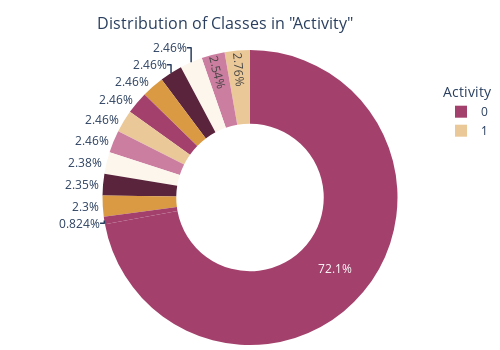

Write notebook code for a chart like this one.
### Code cell
import plotly.express as px

# Compute the count of each class in the 'target' column
counts = data['Activity'].value_counts()

# Define colors for the pie chart sections
colors = ['#a3416c', '#ebc898']

# Construct a pie chart with plotly
# 'names' are the class labels, and 'values' are the counts for each class
fig = px.pie(
    names=counts.index,
    values=counts.values,
    hole=0.5,  # creates a donut-styled pie chart
    title='Distribution of Classes in "Activity"',
    color_discrete_sequence=colors
)

# Update the layout of the pie chart for better presentation and clarity
fig.update_layout(
    margin=dict(t=50, b=0, l=0, r=0),
    legend=dict(
        orientation="v",
        yanchor="top",
        y=0.5,
        xanchor="left",
        x=1.05,
        title='Activity'
    ),
    title=dict(
        text='Distribution of Classes in "Activity"',
        x=0.45,
        xanchor='center',
        y=0.95,
        yanchor='top',
        font=dict(size=16)
    ),
    width=500,
    height=350
)

# Display the pie chart
fig.show()

### Figure 1 — Plotly figure (JSON) as saved in the notebook; plotly's stock layout.template omitted (floating-point values rounded to 4 significant figures)
{"data": [{"domain": {"x": [0, 1], "y": [0, 1]}, "hole": 0.5, "hovertemplate": "label=%{label}<br>value=%{value}<extra></extra>", "labels": [0, 1, 2, 3, 4, 9, 10, 11, 5, 7, 8, 6, 12], "legendgroup": "", "name": "", "showlegend": true, "type": "pie", "values": [720946, 27648, 25406, 24576, 24576, 24576, 24576, 24576, 24576, 23809, 23501, 22990, 8243]}], "layout": {"height": 350, "legend": {"orientation": "v", "title": {"text": "Activity"}, "tracegroupgap": 0, "x": 1.05, "xanchor": "left", "y": 0.5, "yanchor": "top"}, "margin": {"b": 0, "l": 0, "r": 0, "t": 50}, "piecolorway": ["#a3416c", "#ebc898"], "title": {"font": {"size": 16}, "text": "Distribution of Classes in \"Activity\"", "x": 0.45, "xanchor": "center", "y": 0.95, "yanchor": "top"}, "width": 500}}
